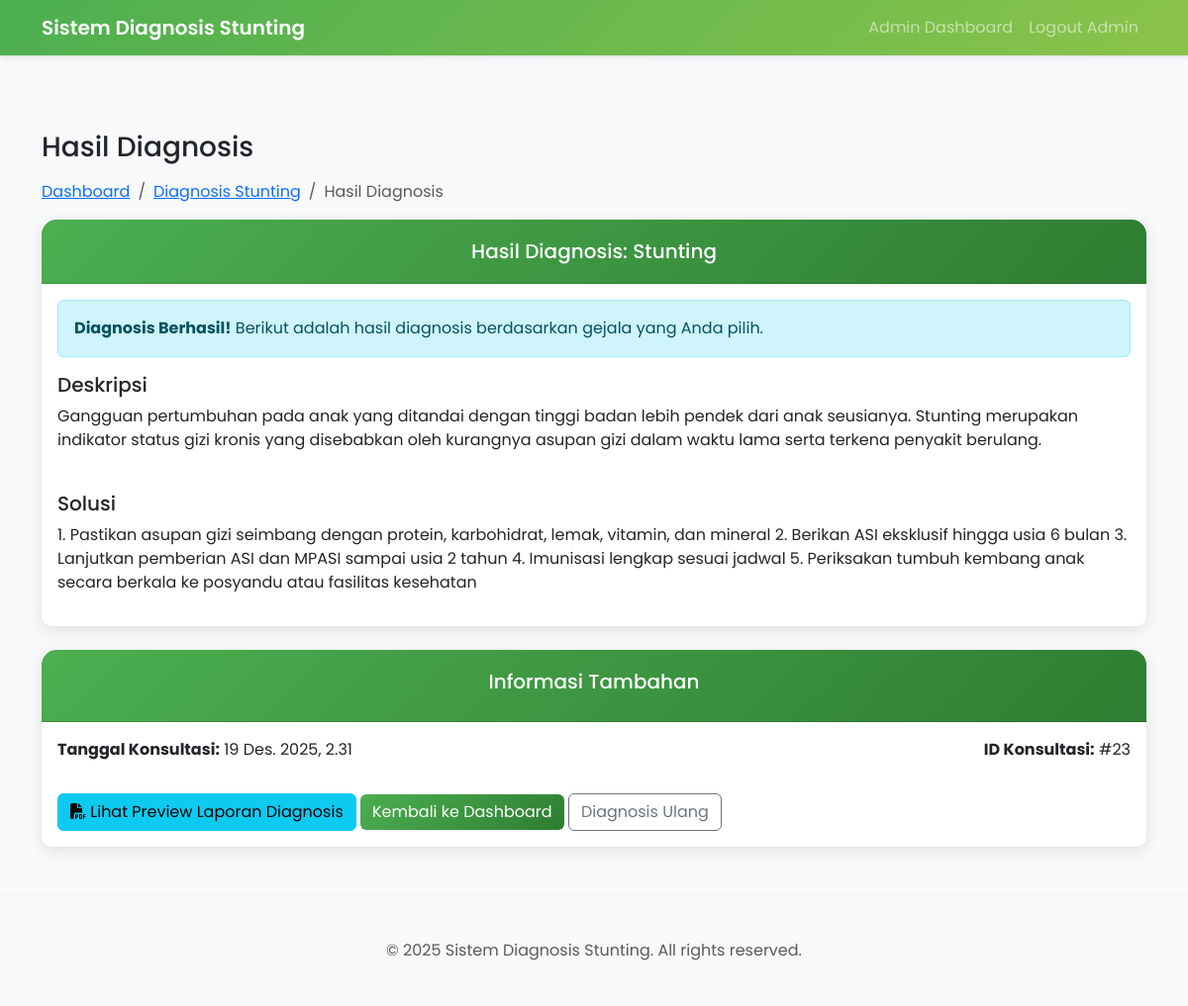
Page /diagnosa/hasil/23/ (signed in) on the committed database.
### core/models.py (models this page shows, shortened)
class Kondisi(models.Model):
    kodeKondisi = models.CharField(max_length=10, primary_key=True)
    namaKondisi = models.CharField(max_length=255)
    deskripsi = models.TextField()
    solusi = models.TextField()
    class Meta:
        verbose_name_plural = "Kondisi"

class Konsultasi(models.Model):
    pasien = models.ForeignKey(Pasien, on_delete=models.CASCADE)
    tanggalKonsultasi = models.DateTimeField(auto_now_add=True)
    hasilKondisi = models.ForeignKey(Kondisi, on_delete=models.SET_NULL, null=True, blank=True, verbose_name="Hasil Diagnosa")
    class Meta:
        verbose_name_plural = "Konsultasi"

### core/views.py (the view)
# urls.py: path('diagnosa/hasil/<int:konsultasi_id>/', views.tampilkan_hasil_diagnosa, name='tampilkan_hasil_diagnosa'),
def tampilkan_hasil_diagnosa(request, konsultasi_id):
    if 'pasien_id' not in request.session:
        return redirect('login_pasien')
    try:
        konsultasi = Konsultasi.objects.select_related('hasilKondisi').get(id=konsultasi_id)
    except Konsultasi.DoesNotExist:
        return render(request, 'dashboard_pasien.html', {
            'error': 'Data konsultasi tidak ditemukan'
        })
    kondisi = konsultasi.hasilKondisi
    diagnosis_parsial = False
    if not kondisi:
        context = {
            'konsultasi': konsultasi,
            'kondisi': None,
            'error': 'Gejala yang dipilih tidak sesuai dengan kombinasi rule diagnosis manapun',
            'diagnosis_parsial': diagnosis_parsial,
        }
    else:
        context = {
            'konsultasi': konsultasi,
            'kondisi': kondisi,
            'diagnosis_parsial': diagnosis_parsial,
        }
    return render(request, 'hasil_diagnosa.html', context)

### core/context_processors.py (called while the page is built)
def notifikasi_processor(request):
    pasien_id = request.session.get('pasien_id')
    if pasien_id:
        count = Notifikasi.objects.filter(
            pasien_id=pasien_id,
            sudahTerkirim=False,
            jadwalNotifikasi__lte=timezone.now()
        ).count()
        return {'notif_count': count}
    return {'notif_count': 0}

### core/templates/hasil_diagnosa.html (shortened to what this page needs)
{% extends 'base.html' %}
{% block content %}
<div class="row">
    <div class="col-md-12">
        <h1>Hasil Diagnosis</h1>
        <nav aria-label="breadcrumb">
            <ol class="breadcrumb">
                <li class="breadcrumb-item"><a href="{% url 'dashboard_pasien' %}">Dashboard</a></li>
                <li class="breadcrumb-item"><a href="{% url 'form_diagnosa' %}">Diagnosis Stunting</a></li>
                <li class="breadcrumb-item active" aria-current="page">Hasil Diagnosis</li>
            </ol>
        </nav>
        {% if kondisi %}
        <div class="card mb-4">
            <div class="card-header bg-success text-white">
                <h3 class="mb-0">Hasil Diagnosis: {{ kondisi.namaKondisi }}</h3>
            </div>
            <div class="card-body">
                {% if diagnosis_parsial %}
                <div class="alert alert-warning">
                    <strong>Diagnosis Parsial:</strong> Berikut adalah kondisi yang paling cocok berdasarkan gejala yang Anda pilih. Hasil ini merupakan perkiraan berdasarkan kecocokan parsial.
                </div>
                {% else %}
                <div class="alert alert-info">
                    <strong>Diagnosis Berhasil!</strong> Berikut adalah hasil diagnosis berdasarkan gejala yang Anda pilih.
                </div>
                {% endif %}
                <div class="row">
                    <div class="col-md-12">
                        <h5>Deskripsi</h5>
                        <p>{{ kondisi.deskripsi }}</p>
                    </div>
                </div>
                <div class="row mt-4">
                    <div class="col-md-12">
                        <h5>Solusi</h5>
                        <p>{{ kondisi.solusi }}</p>
                    </div>
                </div>
            </div>
        </div>
        {% endif %}
        <div class="card">
            <div class="card-header">
                <h5>Informasi Tambahan</h5>
            </div>
            <div class="card-body">
                <div class="row">
                    <div class="col-md-6">
                        <p><strong>Tanggal Konsultasi:</strong> {{ konsultasi.tanggalKonsultasi }}</p>
                    </div>
                    <div class="col-md-6 text-md-end">
                        <p><strong>ID Konsultasi:</strong> #{{ konsultasi.id }}</p>
                    </div>
                </div>
                <div class="mt-3">
                    <a href="{% url 'preview_diagnosa' %}" class="btn btn-info"><i class="fas fa-file-pdf"></i> Lihat Preview Laporan Diagnosis</a>
                    <a href="{% url 'dashboard_pasien' %}" class="btn btn-primary">Kembali ke Dashboard</a>
                    <a href="{% url 'form_diagnosa' %}" class="btn btn-outline-secondary">Diagnosis Ulang</a>
                </div>
            </div>
        </div>
    </div>
</div>
{% endblock %}

### core/static/core/style.css (style rules this page uses)
body { font-family: 'Poppins', sans-serif; padding-top: 60px; background-color: #f8f9fa; }
.btn-primary { background: linear-gradient(135deg, #4CAF50, #2E7D32); border: none; }
.card { border-radius: 10px; box-shadow: 0 4px 15px rgba(0,0,0,.1); transition: transform 0.3s ease, box-shadow 0.3s ease; border: none; }
.container h1 { font-size: 1.75rem; margin-bottom: 1rem; }
.container h3 { font-size: 1.25rem; margin-bottom: 0.75rem; }
.card-header { background: linear-gradient(135deg, #4CAF50, #2E7D32); color: white; border-radius: 15px 15px 0 0 !important; text-align: center; padding: 20px; }

### rows in the picture
Kondisi: namaKondisi "Stunting", deskripsi "Gangguan pertumbuhan pada anak yang ditandai dengan tinggi badan lebih pendek dari anak seusianya. Stunting merupakan indikator status gizi kronis yang disebabkan oleh kurangnya asupan gizi dalam waktu lama serta terkena penyakit berulang.", solusi "1. Pastikan asupan gizi seimbang dengan protein, karbohidrat, lemak, vitamin, dan mineral 2. Berikan ASI eksklusif hingga usia 6 bulan 3. Lanjutkan pemberian ASI dan MPASI sampai usia 2 tahun 4. Imunisasi lengkap sesuai jadwal 5. Periksakan tumbuh kembang anak secara berkala ke posyandu atau fasilitas kesehatan"
Konsultasi: tanggalKonsultasi "19 Des. 2025, 2.31", id "23"
